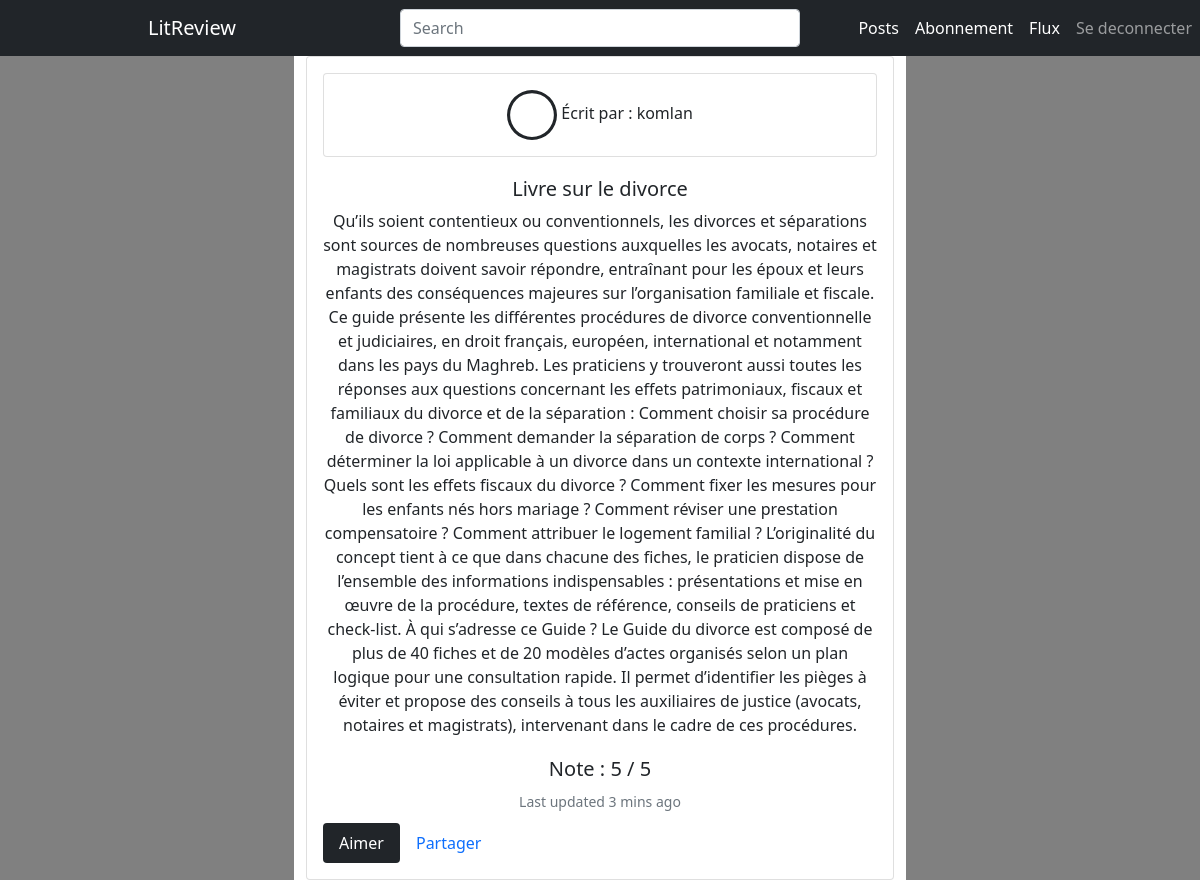
/posts/ (signed in), run on the app's committed database.
### p9_livre/models.py (models this page shows, shortened)
class Review(models.Model):
    ticket = models.ForeignKey(
        to=Ticket, on_delete=models.CASCADE, related_name="reviews"
    )
    title = models.CharField(max_length=128)
    description = models.TextField(max_length=2048, blank=True, null=True)
    rating = models.PositiveSmallIntegerField()
    validators = [MinValueValidator(0), MaxValueValidator(5)]
    user = models.ForeignKey(to=settings.AUTH_USER_MODEL, on_delete=models.CASCADE)
    time_created = models.DateTimeField(auto_now_add=True)
    likes = models.ManyToManyField(to=settings.AUTH_USER_MODEL, related_name='likes_reviews')

### accounts/models.py (models this page shows)
class Shopper(AbstractUser):
    objects = UserManager()

### p9_livre/views.py (the view)
# urls.py: path("posts/", views.afficher_flux, name="posts"),
@login_required
def afficher_flux(request):
    mes_tickets = Ticket.objects.filter(user=request.user.id).all()
    mes_critiques = Review.objects.filter(user=request.user.id).all()
    return render(
        request,
        "posts.html",
        context={"tickets": mes_tickets, "reviews": mes_critiques},
    )

### p9_livre/templates/posts.html
{% extends 'base.html' %}
{% block content %}
<link rel="stylesheet" href="stylesheet.css">
<div class="col-md-3" style="background-color: grey;">
</div>
<div  class="col-md-6" style="align-items: center; min-height: 100vh; background-color: white;">
{% include 'template_1.html' %}
</div>
<div class="col-md-3" style="background-color: grey;">
</div>
{% endblock %}

### p9_livre/templates/template_1.html (shortened to what this page needs)
{% for review in reviews %}
    <div class="card card-body ">
        <div class="text-center">
            <div class="card">
                <div class="card-body">
                    <svg xmlns="http://www.w3.org/2000/svg" width="50" height="50" fill="currentColor" class="bi bi-circle" viewBox="0 0 16 16">
                        <path d="M8 15A7 7 0 1 1 8 1a7 7 0 0 1 0 14zm0 1A8 8 0 1 0 8 0a8 8 0 0 0 0 16z"/>
                    </svg>
                    <a>Écrit par : {{ request.user.username }} </a>
                </div>
            </div>
            <h5 class="card-title" style="margin-top: 20px;">{{ review.title }}</h5>
            <p class="card-text">{{ review.description }}</p>
            <h5 class="card-title" style="margin-top: 20px;">Note : {{ review.rating }} / 5</h5>
            <p class="card-text"><small class="text-muted">Last updated 3 mins ago</small></p>
        </div>
        <ul class="nav nav-pills" style="margin-top: 10px;">
            <li class="nav-item">
              <a class="nav-link active bg-dark" aria-current="page" href="#">Aimer</a>
            </li>
            <li class="nav-item">
                <a class="nav-link" aria-current="page" href="#">Partager</a>
            </li>
        </ul>
    </div>
{% endfor %}

### data on the page
Review: title "Livre sur le divorce", description "Qu’ils soient contentieux ou conventionnels, les divorces et séparations sont sources de nombreuses questions auxquelles les avocats, notaires et magistrats doivent savoir répondre, entraînant pour les époux et leurs enfants des conséquences majeures sur l’organisation familiale et fiscale. Ce guide présente les différentes procédures de divorce conventionnelle et judiciaires, en droit français, européen, international et notamment dans les pays du Maghreb. Les praticiens y trouveront aussi toutes les réponses aux questions concernant les effets patrimoniaux, fiscaux et familiaux du divorce et de la séparation : Comment choisir sa procédure de divorce ? Comment demander la séparation de…", rating "5"
Shopper: user.username "komlan"
